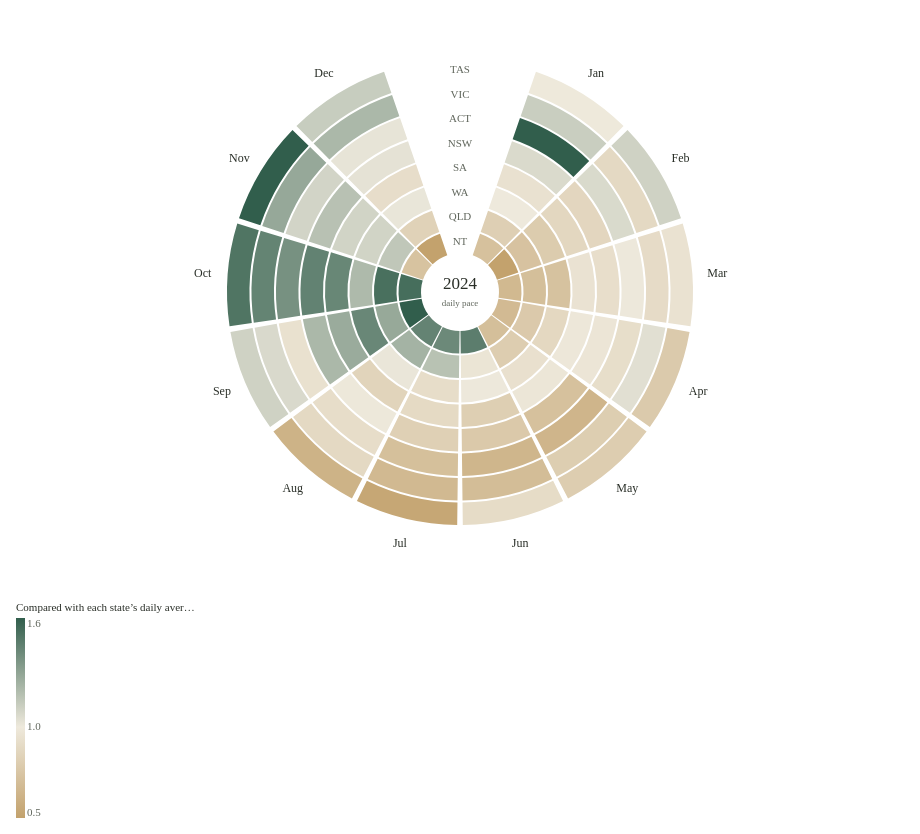

Vega-Lite specification stored for this chart:
### Vega specification from a JSON file in a GitHub repository (floating-point values rounded to 4 significant figures)
{"$schema": "https://vega.github.io/schema/vega/v5.json", "width": 904, "height": 568, "padding": 8, "background": "transparent", "autosize": {"type": "pad", "contains": "padding"}, "config": {"text": {"font": "Bricolage Grotesque", "fill": "#292e27"}, "axis": {"labelFont": "Bricolage Grotesque", "titleFont": "Bricolage Grotesque", "labelFontSize": 12, "titleFontSize": 12, "titleFontWeight": 500, "labelColor": "#60665c", "titleColor": "#292e27", "domain": false, "ticks": false, "gridColor": "#e0dccf", "gridOpacity": 0.75, "labelPadding": 8, "titlePadding": 14}, "legend": {"labelFont": "Bricolage Grotesque", "titleFont": "Bricolage Grotesque", "labelFontSize": 11, "titleFontSize": 11, "titleFontWeight": 500, "labelColor": "#60665c", "titleColor": "#292e27", "gradientThickness": 9, "gradientLength": 130, "padding": 8}}, "description": "Circular heatmap of monthly records per day relative to each state’s annual daily average. Rings show states from north to south; sectors follow the calendar.", "data": [{"name": "cells", "values": [{"state": "Australian Capital Territory", "code": "ACT", "month": 1, "label": "Jan", "season": "Summer", "count": 48911, "dailyIndex": 1.679, "a0": 0.332, "a1": 0.7783, "r0": 161.5, "r1": 184}, {"state": "New South Wales", "code": "NSW", "month": 1, "label": "Jan", "season": "Summer", "count": 221522, "dailyIndex": 1.065, "a0": 0.332, "a1": 0.7783, "r0": 137, "r1": 159.5}, {"state": "Northern Territory", "code": "NT", "month": 1, "label": "Jan", "season": "Summer", "count": 20055, "dailyIndex": 0.7171, "a0": 0.332, "a1": 0.7783, "r0": 39, "r1": 61.5}, {"state": "Queensland", "code": "QLD", "month": 1, "label": "Jan", "season": "Summer", "count": 161734, "dailyIndex": 0.8176, "a0": 0.332, "a1": 0.7783, "r0": 63.5, "r1": 86}, {"state": "South Australia", "code": "SA", "month": 1, "label": "Jan", "season": "Summer", "count": 39320, "dailyIndex": 0.9468, "a0": 0.332, "a1": 0.7783, "r0": 112.5, "r1": 135}, {"state": "Tasmania", "code": "TAS", "month": 1, "label": "Jan", "season": "Summer", "count": 39130, "dailyIndex": 0.9977, "a0": 0.332, "a1": 0.7783, "r0": 210.5, "r1": 233}, {"state": "Victoria", "code": "VIC", "month": 1, "label": "Jan", "season": "Summer", "count": 231735, "dailyIndex": 1.116, "a0": 0.332, "a1": 0.7783, "r0": 186, "r1": 208.5}, {"state": "Western Australia", "code": "WA", "month": 1, "label": "Jan", "season": "Summer", "count": 59845, "dailyIndex": 0.9999, "a0": 0.332, "a1": 0.7783, "r0": 88, "r1": 110.5}, {"state": "Australian Capital Territory", "code": "ACT", "month": 2, "label": "Feb", "season": "Summer", "count": 29034, "dailyIndex": 1.066, "a0": 0.8023, "a1": 1.249, "r0": 161.5, "r1": 184}, {"state": "New South Wales", "code": "NSW", "month": 2, "label": "Feb", "season": "Summer", "count": 169043, "dailyIndex": 0.8687, "a0": 0.8023, "a1": 1.249, "r0": 137, "r1": 159.5}, {"state": "Northern Territory", "code": "NT", "month": 2, "label": "Feb", "season": "Summer", "count": 12264, "dailyIndex": 0.4688, "a0": 0.8023, "a1": 1.249, "r0": 39, "r1": 61.5}, {"state": "Queensland", "code": "QLD", "month": 2, "label": "Feb", "season": "Summer", "count": 134640, "dailyIndex": 0.7276, "a0": 0.8023, "a1": 1.249, "r0": 63.5, "r1": 86}, {"state": "South Australia", "code": "SA", "month": 2, "label": "Feb", "season": "Summer", "count": 33927, "dailyIndex": 0.8733, "a0": 0.8023, "a1": 1.249, "r0": 112.5, "r1": 135}, {"state": "Tasmania", "code": "TAS", "month": 2, "label": "Feb", "season": "Summer", "count": 40327, "dailyIndex": 1.099, "a0": 0.8023, "a1": 1.249, "r0": 210.5, "r1": 233}, {"state": "Victoria", "code": "VIC", "month": 2, "label": "Feb", "season": "Summer", "count": 172671, "dailyIndex": 0.8893, "a0": 0.8023, "a1": 1.249, "r0": 186, "r1": 208.5}, {"state": "Western Australia", "code": "WA", "month": 2, "label": "Feb", "season": "Summer", "count": 44450, "dailyIndex": 0.7939, "a0": 0.8023, "a1": 1.249, "r0": 88, "r1": 110.5}, {"state": "Australian Capital Territory", "code": "ACT", "month": 3, "label": "Mar", "season": "Autumn", "count": 28940, "dailyIndex": 0.9937, "a0": 1.273, "a1": 1.719, "r0": 161.5, "r1": 184}, {"state": "New South Wales", "code": "NSW", "month": 3, "label": "Mar", "season": "Autumn", "count": 192311, "dailyIndex": 0.9245, "a0": 1.273, "a1": 1.719, "r0": 137, "r1": 159.5}, {"state": "Northern Territory", "code": "NT", "month": 3, "label": "Mar", "season": "Autumn", "count": 18430, "dailyIndex": 0.659, "a0": 1.273, "a1": 1.719, "r0": 39, "r1": 61.5}, {"state": "Queensland", "code": "QLD", "month": 3, "label": "Mar", "season": "Autumn", "count": 138941, "dailyIndex": 0.7024, "a0": 1.273, "a1": 1.719, "r0": 63.5, "r1": 86}, {"state": "South Australia", "code": "SA", "month": 3, "label": "Mar", "season": "Autumn", "count": 39624, "dailyIndex": 0.9541, "a0": 1.273, "a1": 1.719, "r0": 112.5, "r1": 135}, {"state": "Tasmania", "code": "TAS", "month": 3, "label": "Mar", "season": "Autumn", "count": 37236, "dailyIndex": 0.9494, "a0": 1.273, "a1": 1.719, "r0": 210.5, "r1": 233}, {"state": "Victoria", "code": "VIC", "month": 3, "label": "Mar", "season": "Autumn", "count": 187540, "dailyIndex": 0.9036, "a0": 1.273, "a1": 1.719, "r0": 186, "r1": 208.5}, {"state": "Western Australia", "code": "WA", "month": 3, "label": "Mar", "season": "Autumn", "count": 43466, "dailyIndex": 0.7263, "a0": 1.273, "a1": 1.719, "r0": 88, "r1": 110.5}, {"state": "Australian Capital Territory", "code": "ACT", "month": 4, "label": "Apr", "season": "Autumn", "count": 25942, "dailyIndex": 0.9204, "a0": 1.743, "a1": 2.189, "r0": 161.5, "r1": 184}, {"state": "New South Wales", "code": "NSW", "month": 4, "label": "Apr", "season": "Autumn", "count": 195991, "dailyIndex": 0.9736, "a0": 1.743, "a1": 2.189, "r0": 137, "r1": 159.5}, {"state": "Northern Territory", "code": "NT", "month": 4, "label": "Apr", "season": "Autumn", "count": 18189, "dailyIndex": 0.672, "a0": 1.743, "a1": 2.189, "r0": 39, "r1": 61.5}, {"state": "Queensland", "code": "QLD", "month": 4, "label": "Apr", "season": "Autumn", "count": 148920, "dailyIndex": 0.778, "a0": 1.743, "a1": 2.189, "r0": 63.5, "r1": 86}, {"state": "South Australia", "code": "SA", "month": 4, "label": "Apr", "season": "Autumn", "count": 39641, "dailyIndex": 0.9863, "a0": 1.743, "a1": 2.189, "r0": 112.5, "r1": 135}, {"state": "Tasmania", "code": "TAS", "month": 4, "label": "Apr", "season": "Autumn", "count": 29783, "dailyIndex": 0.7847, "a0": 1.743, "a1": 2.189, "r0": 210.5, "r1": 233}, {"state": "Victoria", "code": "VIC", "month": 4, "label": "Apr", "season": "Autumn", "count": 209165, "dailyIndex": 1.041, "a0": 1.743, "a1": 2.189, "r0": 186, "r1": 208.5}, {"state": "Western Australia", "code": "WA", "month": 4, "label": "Apr", "season": "Autumn", "count": 50987, "dailyIndex": 0.8803, "a0": 1.743, "a1": 2.189, "r0": 88, "r1": 110.5}, {"state": "Australian Capital Territory", "code": "ACT", "month": 5, "label": "May", "season": "Autumn", "count": 18525, "dailyIndex": 0.6361, "a0": 2.213, "a1": 2.659, "r0": 161.5, "r1": 184}, {"state": "New South Wales", "code": "NSW", "month": 5, "label": "May", "season": "Autumn", "count": 148784, "dailyIndex": 0.7152, "a0": 2.213, "a1": 2.659, "r0": 137, "r1": 159.5}, {"state": "Northern Territory", "code": "NT", "month": 5, "label": "May", "season": "Autumn", "count": 19600, "dailyIndex": 0.7008, "a0": 2.213, "a1": 2.659, "r0": 39, "r1": 61.5}, {"state": "Queensland", "code": "QLD", "month": 5, "label": "May", "season": "Autumn", "count": 158953, "dailyIndex": 0.8036, "a0": 2.213, "a1": 2.659, "r0": 63.5, "r1": 86}, {"state": "South Australia", "code": "SA", "month": 5, "label": "May", "season": "Autumn", "count": 40625, "dailyIndex": 0.9782, "a0": 2.213, "a1": 2.659, "r0": 112.5, "r1": 135}, {"state": "Tasmania", "code": "TAS", "month": 5, "label": "May", "season": "Autumn", "count": 31413, "dailyIndex": 0.8009, "a0": 2.213, "a1": 2.659, "r0": 210.5, "r1": 233}, {"state": "Victoria", "code": "VIC", "month": 5, "label": "May", "season": "Autumn", "count": 167582, "dailyIndex": 0.8074, "a0": 2.213, "a1": 2.659, "r0": 186, "r1": 208.5}, {"state": "Western Australia", "code": "WA", "month": 5, "label": "May", "season": "Autumn", "count": 56040, "dailyIndex": 0.9364, "a0": 2.213, "a1": 2.659, "r0": 88, "r1": 110.5}, {"state": "Australian Capital Territory", "code": "ACT", "month": 6, "label": "Jun", "season": "Winter", "count": 18022, "dailyIndex": 0.6394, "a0": 2.683, "a1": 3.13, "r0": 161.5, "r1": 184}, {"state": "New South Wales", "code": "NSW", "month": 6, "label": "Jun", "season": "Winter", "count": 156294, "dailyIndex": 0.7764, "a0": 2.683, "a1": 3.13, "r0": 137, "r1": 159.5}, {"state": "Northern Territory", "code": "NT", "month": 6, "label": "Jun", "season": "Winter", "count": 39630, "dailyIndex": 1.464, "a0": 2.683, "a1": 3.13, "r0": 39, "r1": 61.5}, {"state": "Queensland", "code": "QLD", "month": 6, "label": "Jun", "season": "Winter", "count": 185423, "dailyIndex": 0.9687, "a0": 2.683, "a1": 3.13, "r0": 63.5, "r1": 86}, {"state": "South Australia", "code": "SA", "month": 6, "label": "Jun", "season": "Winter", "count": 32694, "dailyIndex": 0.8135, "a0": 2.683, "a1": 3.13, "r0": 112.5, "r1": 135}, {"state": "Tasmania", "code": "TAS", "month": 6, "label": "Jun", "season": "Winter", "count": 34434, "dailyIndex": 0.9072, "a0": 2.683, "a1": 3.13, "r0": 210.5, "r1": 233}, {"state": "Victoria", "code": "VIC", "month": 6, "label": "Jun", "season": "Winter", "count": 138798, "dailyIndex": 0.691, "a0": 2.683, "a1": 3.13, "r0": 186, "r1": 208.5}, {"state": "Western Australia", "code": "WA", "month": 6, "label": "Jun", "season": "Winter", "count": 58070, "dailyIndex": 1.003, "a0": 2.683, "a1": 3.13, "r0": 88, "r1": 110.5}, {"state": "Australian Capital Territory", "code": "ACT", "month": 7, "label": "Jul", "season": "Winter", "count": 20649, "dailyIndex": 0.709, "a0": 3.154, "a1": 3.6, "r0": 161.5, "r1": 184}, {"state": "New South Wales", "code": "NSW", "month": 7, "label": "Jul", "season": "Winter", "count": 171336, "dailyIndex": 0.8236, "a0": 3.154, "a1": 3.6, "r0": 137, "r1": 159.5}, {"state": "Northern Territory", "code": "NT", "month": 7, "label": "Jul", "season": "Winter", "count": 39509, "dailyIndex": 1.413, "a0": 3.154, "a1": 3.6, "r0": 39, "r1": 61.5}, {"state": "Queensland", "code": "QLD", "month": 7, "label": "Jul", "season": "Winter", "count": 231496, "dailyIndex": 1.17, "a0": 3.154, "a1": 3.6, "r0": 63.5, "r1": 86}, {"state": "South Australia", "code": "SA", "month": 7, "label": "Jul", "season": "Winter", "count": 37045, "dailyIndex": 0.892, "a0": 3.154, "a1": 3.6, "r0": 112.5, "r1": 135}, {"state": "Tasmania", "code": "TAS", "month": 7, "label": "Jul", "season": "Winter", "count": 21077, "dailyIndex": 0.5374, "a0": 3.154, "a1": 3.6, "r0": 210.5, "r1": 233}, {"state": "Victoria", "code": "VIC", "month": 7, "label": "Jul", "season": "Winter", "count": 137070, "dailyIndex": 0.6604, "a0": 3.154, "a1": 3.6, "r0": 186, "r1": 208.5}, {"state": "Western Australia", "code": "WA", "month": 7, "label": "Jul", "season": "Winter", "count": 54718, "dailyIndex": 0.9143, "a0": 3.154, "a1": 3.6, "r0": 88, "r1": 110.5}, {"state": "Australian Capital Territory", "code": "ACT", "month": 8, "label": "Aug", "season": "Winter", "count": 26635, "dailyIndex": 0.9145, "a0": 3.624, "a1": 4.07, "r0": 161.5, "r1": 184}, {"state": "New South Wales", "code": "NSW", "month": 8, "label": "Aug", "season": "Winter", "count": 205978, "dailyIndex": 0.9902, "a0": 3.624, "a1": 4.07, "r0": 137, "r1": 159.5}, {"state": "Northern Territory", "code": "NT", "month": 8, "label": "Aug", "season": "Winter", "count": 40239, "dailyIndex": 1.439, "a0": 3.624, "a1": 4.07, "r0": 39, "r1": 61.5}, {"state": "Queensland", "code": "QLD", "month": 8, "label": "Aug", "season": "Winter", "count": 244266, "dailyIndex": 1.235, "a0": 3.624, "a1": 4.07, "r0": 63.5, "r1": 86}, {"state": "South Australia", "code": "SA", "month": 8, "label": "Aug", "season": "Winter", "count": 35339, "dailyIndex": 0.8509, "a0": 3.624, "a1": 4.07, "r0": 112.5, "r1": 135}, {"state": "Tasmania", "code": "TAS", "month": 8, "label": "Aug", "season": "Winter", "count": 24289, "dailyIndex": 0.6193, "a0": 3.624, "a1": 4.07, "r0": 210.5, "r1": 233}, {"state": "Victoria", "code": "VIC", "month": 8, "label": "Aug", "season": "Winter", "count": 184050, "dailyIndex": 0.8868, "a0": 3.624, "a1": 4.07, "r0": 186, "r1": 208.5}, {"state": "Western Australia", "code": "WA", "month": 8, "label": "Aug", "season": "Winter", "count": 60636, "dailyIndex": 1.013, "a0": 3.624, "a1": 4.07, "r0": 88, "r1": 110.5}, {"state": "Australian Capital Territory", "code": "ACT", "month": 9, "label": "Sep", "season": "Spring", "count": 26568, "dailyIndex": 0.9426, "a0": 4.094, "a1": 4.54, "r0": 161.5, "r1": 184}, {"state": "New South Wales", "code": "NSW", "month": 9, "label": "Sep", "season": "Spring", "count": 244114, "dailyIndex": 1.213, "a0": 4.094, "a1": 4.54, "r0": 137, "r1": 159.5}, {"state": "Northern Territory", "code": "NT", "month": 9, "label": "Sep", "season": "Spring", "count": 46575, "dailyIndex": 1.721, "a0": 4.094, "a1": 4.54, "r0": 39, "r1": 61.5}, {"state": "Queensland", "code": "QLD", "month": 9, "label": "Sep", "season": "Spring", "count": 244549, "dailyIndex": 1.278, "a0": 4.094, "a1": 4.54, "r0": 63.5, "r1": 86}, {"state": "South Australia", "code": "SA", "month": 9, "label": "Sep", "season": "Spring", "count": 50944, "dailyIndex": 1.268, "a0": 4.094, "a1": 4.54, "r0": 112.5, "r1": 135}, {"state": "Tasmania", "code": "TAS", "month": 9, "label": "Sep", "season": "Spring", "count": 41691, "dailyIndex": 1.098, "a0": 4.094, "a1": 4.54, "r0": 210.5, "r1": 233}, {"state": "Victoria", "code": "VIC", "month": 9, "label": "Sep", "season": "Spring", "count": 214554, "dailyIndex": 1.068, "a0": 4.094, "a1": 4.54, "r0": 186, "r1": 208.5}, {"state": "Western Australia", "code": "WA", "month": 9, "label": "Sep", "season": "Spring", "count": 82392, "dailyIndex": 1.423, "a0": 4.094, "a1": 4.54, "r0": 88, "r1": 110.5}, {"state": "Australian Capital Territory", "code": "ACT", "month": 10, "label": "Oct", "season": "Spring", "count": 40145, "dailyIndex": 1.378, "a0": 4.564, "a1": 5.011, "r0": 161.5, "r1": 184}, {"state": "New South Wales", "code": "NSW", "month": 10, "label": "Oct", "season": "Spring", "count": 300315, "dailyIndex": 1.444, "a0": 4.564, "a1": 5.011, "r0": 137, "r1": 159.5}, {"state": "Northern Territory", "code": "NT", "month": 10, "label": "Oct", "season": "Spring", "count": 42847, "dailyIndex": 1.532, "a0": 4.564, "a1": 5.011, "r0": 39, "r1": 61.5}, {"state": "Queensland", "code": "QLD", "month": 10, "label": "Oct", "season": "Spring", "count": 301355, "dailyIndex": 1.524, "a0": 4.564, "a1": 5.011, "r0": 63.5, "r1": 86}, {"state": "South Australia", "code": "SA", "month": 10, "label": "Oct", "season": "Spring", "count": 59152, "dailyIndex": 1.424, "a0": 4.564, "a1": 5.011, "r0": 112.5, "r1": 135}, {"state": "Tasmania", "code": "TAS", "month": 10, "label": "Oct", "season": "Spring", "count": 58919, "dailyIndex": 1.502, "a0": 4.564, "a1": 5.011, "r0": 210.5, "r1": 233}, {"state": "Victoria", "code": "VIC", "month": 10, "label": "Oct", "season": "Spring", "count": 298474, "dailyIndex": 1.438, "a0": 4.564, "a1": 5.011, "r0": 186, "r1": 208.5}, {"state": "Western Australia", "code": "WA", "month": 10, "label": "Oct", "season": "Spring", "count": 72044, "dailyIndex": 1.204, "a0": 4.564, "a1": 5.011, "r0": 88, "r1": 110.5}, {"state": "Australian Capital Territory", "code": "ACT", "month": 11, "label": "Nov", "season": "Spring", "count": 30708, "dailyIndex": 1.089, "a0": 5.035, "a1": 5.481, "r0": 161.5, "r1": 184}, {"state": "New South Wales", "code": "NSW", "month": 11, "label": "Nov", "season": "Spring", "count": 236097, "dailyIndex": 1.173, "a0": 5.035, "a1": 5.481, "r0": 137, "r1": 159.5}, {"state": "Northern Territory", "code": "NT", "month": 11, "label": "Nov", "season": "Spring", "count": 19794, "dailyIndex": 0.7313, "a0": 5.035, "a1": 5.481, "r0": 39, "r1": 61.5}, {"state": "Queensland", "code": "QLD", "month": 11, "label": "Nov", "season": "Spring", "count": 219630, "dailyIndex": 1.147, "a0": 5.035, "a1": 5.481, "r0": 63.5, "r1": 86}, {"state": "South Australia", "code": "SA", "month": 11, "label": "Nov", "season": "Spring", "count": 43845, "dailyIndex": 1.091, "a0": 5.035, "a1": 5.481, "r0": 112.5, "r1": 135}, {"state": "Tasmania", "code": "TAS", "month": 11, "label": "Nov", "season": "Spring", "count": 60742, "dailyIndex": 1.6, "a0": 5.035, "a1": 5.481, "r0": 210.5, "r1": 233}, {"state": "Victoria", "code": "VIC", "month": 11, "label": "Nov", "season": "Spring", "count": 257158, "dailyIndex": 1.28, "a0": 5.035, "a1": 5.481, "r0": 186, "r1": 208.5}, {"state": "Western Australia", "code": "WA", "month": 11, "label": "Nov", "season": "Spring", "count": 63243, "dailyIndex": 1.092, "a0": 5.035, "a1": 5.481, "r0": 88, "r1": 110.5}, {"state": "Australian Capital Territory", "code": "ACT", "month": 12, "label": "Dec", "season": "Summer", "count": 29784, "dailyIndex": 1.023, "a0": 5.505, "a1": 5.951, "r0": 161.5, "r1": 184}, {"state": "New South Wales", "code": "NSW", "month": 12, "label": "Dec", "season": "Summer", "count": 214208, "dailyIndex": 1.03, "a0": 5.505, "a1": 5.951, "r0": 137, "r1": 159.5}, {"state": "Northern Territory", "code": "NT", "month": 12, "label": "Dec", "season": "Summer", "count": 13067, "dailyIndex": 0.4672, "a0": 5.505, "a1": 5.951, "r0": 39, "r1": 61.5}, {"state": "Queensland", "code": "QLD", "month": 12, "label": "Dec", "season": "Summer", "count": 165467, "dailyIndex": 0.8365, "a0": 5.505, "a1": 5.951, "r0": 63.5, "r1": 86}, {"state": "South Australia", "code": "SA", "month": 12, "label": "Dec", "season": "Summer", "count": 38163, "dailyIndex": 0.9189, "a0": 5.505, "a1": 5.951, "r0": 112.5, "r1": 135}, {"state": "Tasmania", "code": "TAS", "month": 12, "label": "Dec", "season": "Summer", "count": 44027, "dailyIndex": 1.123, "a0": 5.505, "a1": 5.951, "r0": 210.5, "r1": 233}, {"state": "Victoria", "code": "VIC", "month": 12, "label": "Dec", "season": "Summer", "count": 251704, "dailyIndex": 1.213, "a0": 5.505, "a1": 5.951, "r0": 186, "r1": 208.5}, {"state": "Western Australia", "code": "WA", "month": 12, "label": "Dec", "season": "Summer", "count": 60714, "dailyIndex": 1.014, "a0": 5.505, "a1": 5.951, "r0": 88, "r1": 110.5}]}, {"name": "months", "values": [{"label": "Jan", "angle": 0.5551}, {"label": "Feb", "angle": 1.025}, {"label": "Mar", "angle": 1.496}, {"label": "Apr", "angle": 1.966}, {"label": "May", "angle": 2.436}, {"label": "Jun", "angle": 2.906}, {"label": "Jul", "angle": 3.377}, {"label": "Aug", "angle": 3.847}, {"label": "Sep", "angle": 4.317}, {"label": "Oct", "angle": 4.788}, {"label": "Nov", "angle": 5.258}, {"label": "Dec", "angle": 5.728}]}, {"name": "rings", "values": [{"code": "NT", "r": 50.25}, {"code": "QLD", "r": 74.75}, {"code": "WA", "r": 99.25}, {"code": "SA", "r": 123.8}, {"code": "NSW", "r": 148.2}, {"code": "ACT", "r": 172.8}, {"code": "VIC", "r": 197.2}, {"code": "TAS", "r": 221.8}]}], "scales": [{"name": "pace", "type": "linear", "domain": [0.5, 1, 1.6], "range": ["#c3a26d", "#eee9dc", "#315e4c"], "clamp": true}], "marks": [{"type": "arc", "from": {"data": "cells"}, "encode": {"enter": {"x": {"value": 452}, "y": {"value": 284}, "startAngle": {"field": "a0"}, "endAngle": {"field": "a1"}, "innerRadius": {"field": "r0"}, "outerRadius": {"field": "r1"}, "fill": {"scale": "pace", "field": "dailyIndex"}, "tooltip": {"signal": "{'State':datum.state,'Month':datum.label,'Records':format(datum.count,','),'Daily pace vs state average':format(datum.dailyIndex,'.2f')+'×'}"}}, "update": {"strokeWidth": {"value": 0}}, "hover": {"stroke": {"value": "#292e27"}, "strokeWidth": {"value": 1.4}}}}, {"type": "text", "from": {"data": "months"}, "encode": {"enter": {"x": {"signal": "452+sin(datum.angle)*258"}, "y": {"signal": "284-cos(datum.angle)*258"}, "text": {"field": "label"}, "align": {"value": "center"}, "baseline": {"value": "middle"}, "fontSize": {"value": 12}}}}, {"type": "text", "from": {"data": "rings"}, "encode": {"enter": {"x": {"value": 452}, "y": {"signal": "284-datum.r"}, "text": {"field": "code"}, "align": {"value": "center"}, "baseline": {"value": "middle"}, "fontSize": {"value": 11}, "fill": {"value": "#60665c"}}}}, {"type": "text", "encode": {"enter": {"x": {"value": 452}, "y": {"value": 281}, "text": {"value": "2024"}, "align": {"value": "center"}, "fontSize": {"value": 17}, "fontWeight": {"value": 500}}}}, {"type": "text", "encode": {"enter": {"x": {"value": 452}, "y": {"value": 298}, "text": {"value": "daily pace"}, "align": {"value": "center"}, "fontSize": {"value": 9}, "fill": {"value": "#60665c"}}}}], "legends": [{"fill": "pace", "type": "gradient", "orient": "bottom", "title": "Compared with each state’s daily average", "values": [0.5, 1, 1.6], "format": ".1f", "gradientLength": 200}]}
